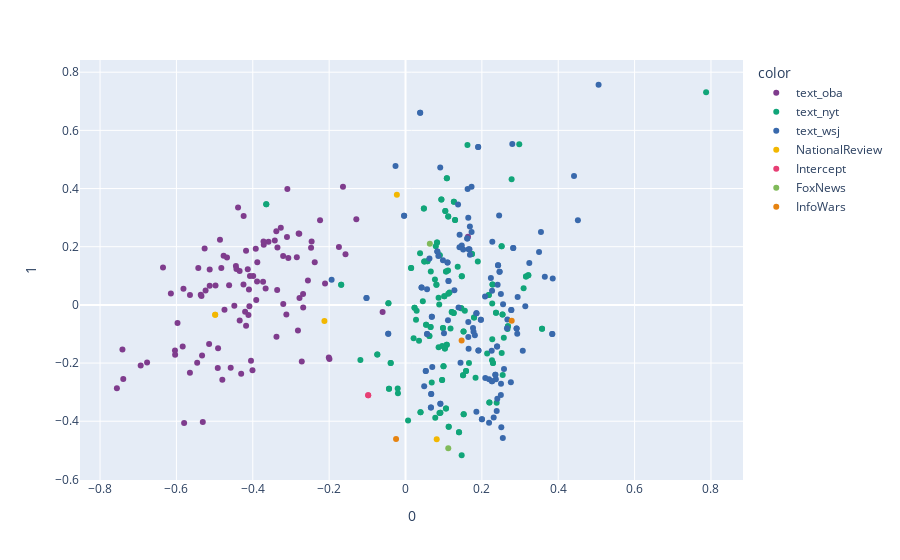

The code cell stored with this chart in its notebook:
### Markdown cell above
<A HREF="https://plotly.com/python/discrete-color/#color-sequences-in-plotly-express">Plotly discrete color palettes/sequences</A>

### Code cell
fig = px.scatter(pcafit, 
                 x=0, 
                 y=1, 
                 color=pcaBiplotData['source'],
                color_discrete_sequence=px.colors.qualitative.Bold)
fig.show()

### Figure 1 — Plotly figure (JSON) as saved in the notebook; plotly's stock layout.template omitted (floating-point values rounded to 4 significant figures; data arrays with more than 128 entries replaced by an {"elided": "..."} marker saying what was removed)
{"data": [{"hovertemplate": "color=text_oba<br>0=%{x}<br>1=%{y}<extra></extra>", "legendgroup": "text_oba", "marker": {"color": "rgb(127, 60, 141)", "symbol": "circle"}, "mode": "markers", "name": "text_oba", "orientation": "v", "showlegend": true, "type": "scatter", "x": [-0.4741, -0.5144, -0.5427, -0.3266, -0.4345, -0.3664, -0.4764, -0.4385, -0.4201, -0.5262, -0.338, -0.3882, -0.4101, -0.3424, -0.3731, -0.3354, -0.2717, -0.3588, -0.6768, -0.2683, -0.3069, -0.4088, -0.1288, -0.4442, -0.4177, -0.2782, -0.3094, -0.4239, -0.2556, -0.4008, -0.2847, -0.1992, -0.4578, -0.268, -0.3921, -0.4859, -0.5456, -0.2459, -0.1744, -0.3712, -0.3105, -0.2377, -0.3719, -0.5309, -0.2108, -0.5798, -0.5129, -0.7559, -0.5128, -0.6145, -0.5971, -0.5328, -0.4343, -0.4675, -0.2799, -0.4114, -0.4797, -0.3989, -0.391, -0.6935, -0.4175, -0.2817, -0.5236, -0.4917, -0.2238, -0.3205, -0.3361, -0.4047, -0.4483, -0.5816, -0.3121, -0.3202, -0.4074, -0.4824, -0.4976, -0.1572, -0.2009, -0.4244, -0.4132, -0.6351, -0.2473, -0.5645, -0.4304, -0.2776, -0.4428, -0.3888, -0.6038, -0.5835, -0.3383, -0.5344, -0.05999, 0.1636, -0.462, -0.7414, -0.4909, -0.5646, -0.6034, -0.1638, -0.7392, -0.5362], "xaxis": "x", "y": [-0.01716, -0.1348, 0.1269, 0.2654, 0.1161, 0.05634, 0.1688, 0.3351, -0.02373, 0.1942, -0.1095, 0.1466, 0.05268, 0.2213, 0.07967, 0.1974, -0.1943, 0.2172, -0.198, 0.03722, 0.161, -0.004665, 0.2947, 0.1338, 0.1858, 0.2446, 0.3987, 0.3057, 0.084, -0.2252, 0.1634, -0.186, -0.2161, -0.009142, 0.1926, 0.2238, -0.1988, 0.2177, 0.1993, 0.2069, 0.233, 0.1465, 0.2181, -0.4028, 0.07385, -0.4058, 0.1216, -0.2869, 0.06604, 0.03946, -0.06258, -0.174, -0.05354, 0.1626, 0.2455, -0.03508, -0.2574, 0.099, 0.01713, -0.2085, -0.07135, -0.08825, 0.04923, -0.2173, 0.2912, 0.1678, 0.05137, -0.1918, -0.002663, 0.05521, -0.033, 0.003439, 0.09927, 0.1269, 0.06655, 0.1743, -0.1808, 0.06963, 0.1224, 0.1284, 0.1965, 0.03364, -0.2366, 0.02402, 0.1232, 0.07999, -0.157, -0.1428, 0.2528, 0.03035, -0.02471, 0.2341, 0.06763, -0.153, -0.1487, -0.2335, -0.1719, 0.4064, -0.2547, 0.03523], "yaxis": "y"}, {"hovertemplate": "color=text_nyt<br>0=%{x}<br>1=%{y}<extra></extra>", "legendgroup": "text_nyt", "marker": {"color": "rgb(17, 165, 121)", "symbol": "circle"}, "mode": "markers", "name": "text_nyt", "orientation": "v", "showlegend": true, "type": "scatter", "x": {"elided": "156 float values"}, "xaxis": "x", "y": {"elided": "156 float values"}, "yaxis": "y"}, {"hovertemplate": "color=text_wsj<br>0=%{x}<br>1=%{y}<extra></extra>", "legendgroup": "text_wsj", "marker": {"color": "rgb(57, 105, 172)", "symbol": "circle"}, "mode": "markers", "name": "text_wsj", "orientation": "v", "showlegend": true, "type": "scatter", "x": {"elided": "129 float values"}, "xaxis": "x", "y": {"elided": "129 float values"}, "yaxis": "y"}, {"hovertemplate": "color=NationalReview<br>0=%{x}<br>1=%{y}<extra></extra>", "legendgroup": "NationalReview", "marker": {"color": "rgb(242, 183, 1)", "symbol": "circle"}, "mode": "markers", "name": "NationalReview", "orientation": "v", "showlegend": true, "type": "scatter", "x": [-0.4985, 0.08173, -0.02263, -0.4985, -0.2124], "xaxis": "x", "y": [-0.03383, -0.4618, 0.3785, -0.03383, -0.05526], "yaxis": "y"}, {"hovertemplate": "color=Intercept<br>0=%{x}<br>1=%{y}<extra></extra>", "legendgroup": "Intercept", "marker": {"color": "rgb(231, 63, 116)", "symbol": "circle"}, "mode": "markers", "name": "Intercept", "orientation": "v", "showlegend": true, "type": "scatter", "x": [-0.09773, -0.09773], "xaxis": "x", "y": [-0.3107, -0.3107], "yaxis": "y"}, {"hovertemplate": "color=FoxNews<br>0=%{x}<br>1=%{y}<extra></extra>", "legendgroup": "FoxNews", "marker": {"color": "rgb(128, 186, 90)", "symbol": "circle"}, "mode": "markers", "name": "FoxNews", "orientation": "v", "showlegend": true, "type": "scatter", "x": [0.112, 0.06374], "xaxis": "x", "y": [-0.4932, 0.2104], "yaxis": "y"}, {"hovertemplate": "color=InfoWars<br>0=%{x}<br>1=%{y}<extra></extra>", "legendgroup": "InfoWars", "marker": {"color": "rgb(230, 131, 16)", "symbol": "circle"}, "mode": "markers", "name": "InfoWars", "orientation": "v", "showlegend": true, "type": "scatter", "x": [-0.02471, 0.147, 0.2781], "xaxis": "x", "y": [-0.4614, -0.1224, -0.05463], "yaxis": "y"}], "layout": {"legend": {"title": {"text": "color"}, "tracegroupgap": 0}, "margin": {"t": 60}, "xaxis": {"anchor": "y", "domain": [0, 1], "title": {"text": "0"}}, "yaxis": {"anchor": "x", "domain": [0, 1], "title": {"text": "1"}}}}
